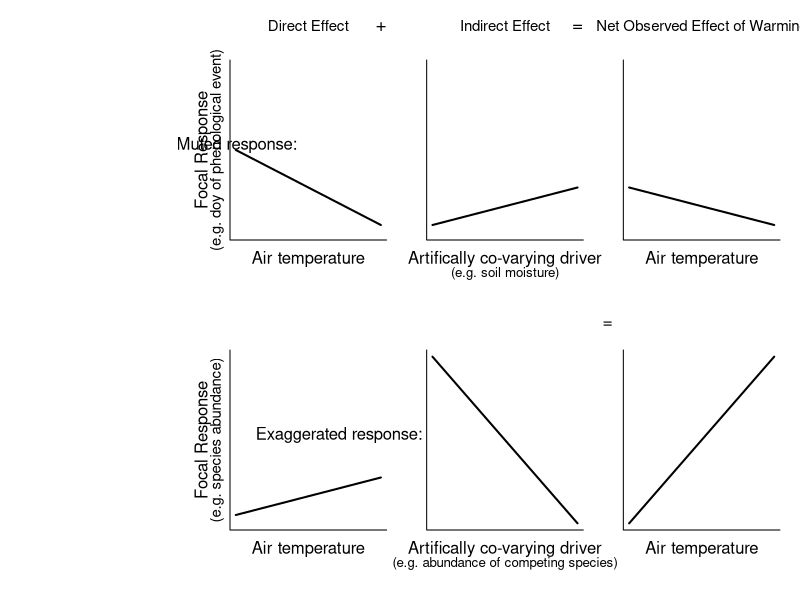
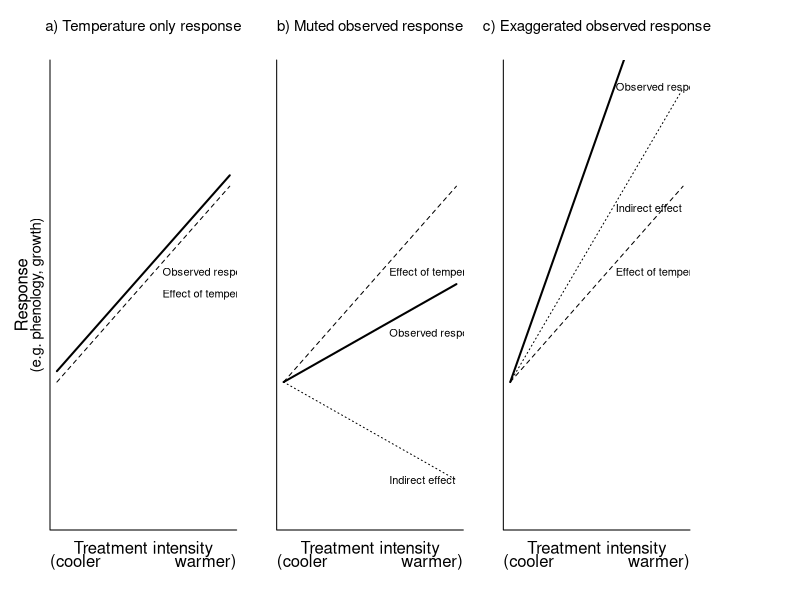
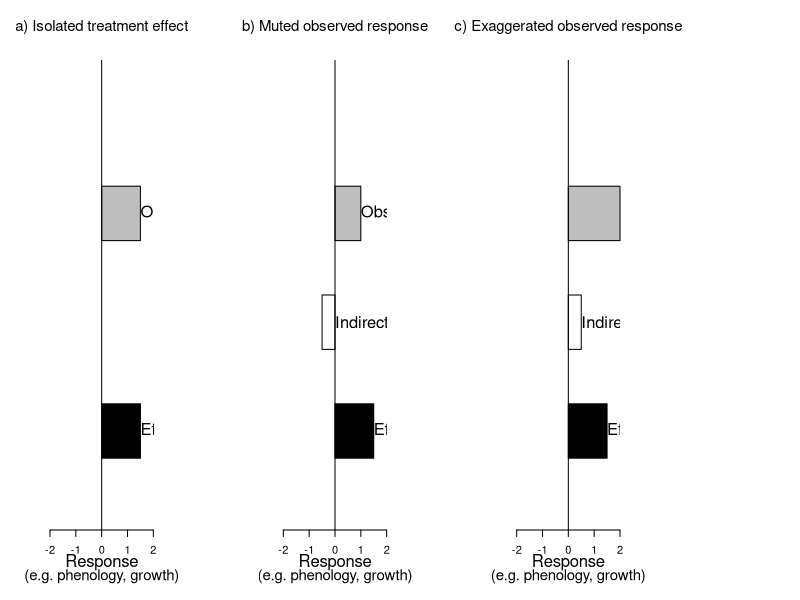

Source code (R) for these figures, in order:
# ------------------------------------------
# Mock figures showing spatial variation in experimental warming
# A. Ettinger, aettinger@fas.harvard.edu
# Description: Mock plot of spatial variation: blocks vs plots vs treatment levels

setwd("~/git/radcliffe")
rm(list=ls()) 
options(stringsAsFactors=FALSE)

#Here is a draft of the conceptual figure for biological implications of warming
quartz(width=11,height=6)
par(mfrow=c(2,3),omi=c(.1,2,.1,.1), mai=c(.6,.3,.5,.1))
x<-c(seq(1:10));y<-rev(seq(261,270))
plot(x,y,type="l", lwd=2, xlab="", ylab="", bty="l", cex.lab=1.2,ylim=c(260,280), yaxt="n",xaxt="n")

mtext("Muted response:",side=3, line=-7, adj=-1.5)
mtext("Direct Effect",side=3, line=2, adj=.5,cex=.9)
mtext("+",side=3, line=2, adj=1, cex=1.1)
mtext("Air temperature",side=1, line=1, adj=.5)
mtext("Focal Response",side=2, line=1.5)
mtext("(e.g. doy of phenological event)",side=2, line=.5, cex=.9)

y2<-seq(261,265.5,by=.5)
plot(x,y2,type="l", lwd=2, xlab="", ylab="", bty="l",cex.lab=1.2,ylim=c(260,280), yaxt="n",xaxt="n")
mtext("=",side=3, line=2, adj=1, cex=1.1)
mtext("Indirect Effect",side=3, line=2, adj=.5,cex=.9)
mtext("Artifically co-varying driver",side=1, line=1, adj=.5)
mtext("(e.g. soil moisture)",side=1, line=2, adj=.5,cex=.8)

y3<-rev(seq(261,265.5,by=.5))
plot(x,y3,type="l", lwd=2, xlab="", ylab="", bty="l",cex.lab=1.2,ylim=c(260,280), yaxt="n",xaxt="n")
mtext("Net Observed Effect of Warming",side=3, line=2, adj=.5,cex=.9)
mtext("Air temperature",side=1, line=1, adj=.5)

plot(x,y2,type="l", lwd=2, xlab="", ylab="", bty="l", cex.lab=1.1,ylim=c(260,280), yaxt="n",xaxt="n")
mtext("Exaggerated response:",side=3, line=-7, adj=-2.5)
mtext("Air temperature",side=1, line=1, adj=.5)
mtext("Focal Response",side=2, line=1.5)
mtext("(e.g. species abundance)",side=2, line=.5, cex=.9)

y5<-rev(seq(261,280,by=2))
plot(x,y5,type="l", lwd=2, xlab="", ylab="", bty="l", yaxt="n",xaxt="n")
mtext("=",side=3, line=1.5, adj=1.2)
mtext("Artifically co-varying driver",side=1, line=1, adj=.5)
mtext("(e.g. abundance of competing species)",side=1, line=2, adj=.5,cex=.8)

y5<-rev(seq(261,280,by=2))
plot(x,y2,type="l", lwd=2, xlab="", ylab="", bty="l", yaxt="n",xaxt="n")
mtext("Air temperature",side=1, line=1, adj=.5)

###Modifications to figure based on lizzie's feedback, plus new version of figure:
quartz(width=11,height=4)
par(mfrow=c(1,3),omi=c(.1,.2,.1,1), mai=c(.6,.3,.5,.1))
x<-c(seq(1:10));y<-seq(261,270)
plot(x,y,type="l", lty=2,lwd=1, xlab="", ylab="", bty="l", cex.lab=1.2,ylim=c(255,275), yaxt="n",xaxt="n")
lines(x,y+.5,lty=1,lwd=2)#observed response
mtext("a) Temperature only response",side=3, line=2, adj=.5,cex=.9)
mtext("Treatment intensity",side=1, line=1, adj=.5)
mtext("(cooler", side=1, line=2, adj=0)
mtext("warmer)", side=1, line=2, adj=1)
text(6.5,266,"Observed response =",adj=0)
text(6.5,265,"Effect of temperature",adj=0)
mtext("Response",side=2, line=1.5)
mtext("(e.g. phenology, growth)",side=2, line=.5, cex=.9)

#Panel b: muted response
plot(x,y,type="l", lty=2,lwd=1, xlab="", ylab="", bty="l", cex.lab=1.2,ylim=c(255,275), yaxt="n",xaxt="n")
y2<-rev(seq(256.5,261,by=.5))
lines(x,y2,lty=3,lwd=1)#indirect effect
y3<-seq(261,265.5,by=.5)
lines(x,y3,lty=1,lwd=2)#observed response
mtext("b) Muted observed response",side=3, line=2, adj=.5,cex=.9)
mtext("Treatment intensity",side=1, line=1, adj=.5)
mtext("(cooler", side=1, line=2, adj=0)
mtext("warmer)", side=1, line=2, adj=1)
text(6.5,266,"Effect of temperature",adj=0)
text(6.5,263.2,"Observed response",adj=0)
text(6.5,256.5,"Indirect effect",adj=0)

#Panel c: exaggerated response
plot(x,y,type="l", lty=2,lwd=1, xlab="", ylab="", bty="l", cex.lab=1.2,ylim=c(255,275), yaxt="n",xaxt="n")
y4<-seq(261,274.5,by=1.5)
lines(x,y4,lty=3,lwd=1)#indirect effect
y5<-seq(261,283.5,by=2.5)
lines(x,y5,lty=1,lwd=2)#observed response
mtext("c) Exaggerated observed response",side=3, line=2, adj=.5,cex=.9)
mtext("Treatment intensity",side=1, line=1, adj=.5)
mtext("(cooler", side=1, line=2, adj=0)
mtext("warmer)", side=1, line=2, adj=1)
text(6.5,266,"Effect of temperature",adj=0)
text(6.5,274.5,"Observed response",adj=0)
text(6.5,269,"Indirect effect",adj=0)

#Alternative bar graph version of figure
quartz(width=11,height=4)
par(mfrow=c(1,3),omi=c(.1,.2,.1,.8), mai=c(.6,.3,.5,1))
x=barplot(c(1.5,NA,1.5),col=c("black",NA,"gray"),horiz=TRUE, space=c(1,1),xlim=c(-2,2),ylim=c(0,8), xlab="",ylab="")
abline(v=0, lwd=1)
mtext("Response",side=1, line=2)
mtext("(e.g. phenology, growth)",side=1, line=3, cex=.9)
text(1.5,x[1],"Effect of temperature", cex=1.5, adj=0)
text(1.5,x[3],"Observed response", cex=1.5, adj=0)
mtext("a) Isolated treatment effect",side=3, line=2, adj=.5,cex=.9)

#Panel b: muted response
x=barplot(c(1.5,-.5,1),col=c("black","white","gray"),horiz=TRUE, space=c(1,1),xlim=c(-2,2),ylim=c(0,8), xlab="",ylab="")
abline(v=0, lwd=1)
mtext("Response",side=1, line=2)
mtext("(e.g. phenology, growth)",side=1, line=3, cex=.9)
text(1.5,x[1],"Effect of temperature", cex=1.5, adj=0)
text(0,x[2],"Indirect effect", cex=1.5, adj=0)
text(1,x[3],"Observed response", cex=1.5, adj=0)
mtext("b) Muted observed response",side=3, line=2, adj=.5,cex=.9)

#Panel c: exaggerated response
x=barplot(c(1.5,.5,2),col=c("black","white","gray"),horiz=TRUE, space=c(1,1),xlim=c(-2,2),ylim=c(0,8), xlab="",ylab="")
abline(v=0, lwd=1)
mtext("Response",side=1, line=2)
mtext("(e.g. phenology, growth)",side=1, line=3, cex=.9)
text(1.5,x[1],"Effect of temperature", cex=1.5, adj=0)
text(.5,x[2],"Indirect effect", cex=1.5, adj=0)
text(2,x[3],"Observed response", cex=1.5, adj=0)
mtext("c) Exaggerated observed response",side=3, line=2, adj=.5,cex=.9)
